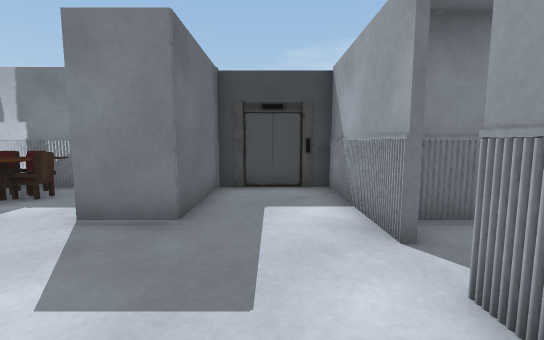
[1] (above)

24 first-person views from a walk through a scene from a Unity 3-D project. The camera is 1.3 m above the floor, tilts 6° down and sees 90° across. The floor is counted in squares, 1 m on a side. Each view is taken from the middle of a square. On the plan, view 1 faces up. The plan holds only what a view shows up to about 13 squares ahead; the rest is blank. The place goes on beyond the plan. The player character is not drawn. Some animated figures are left out. Door leaves are left out, so doorways stand open. Some surface patterns are stand-ins.

[2]
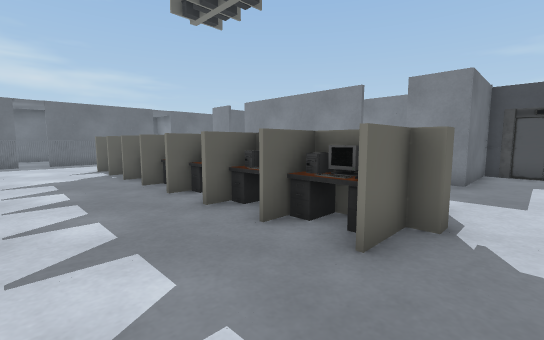

[3]
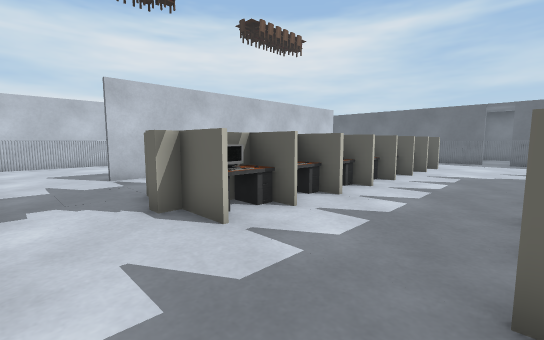

[4]
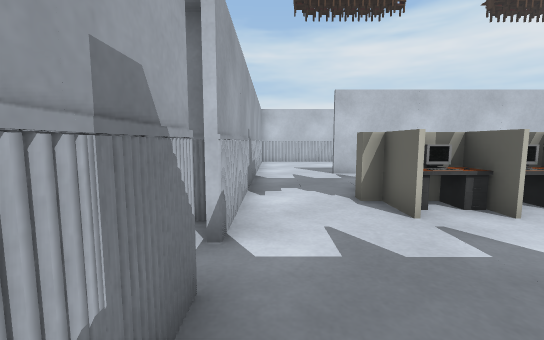

[5]
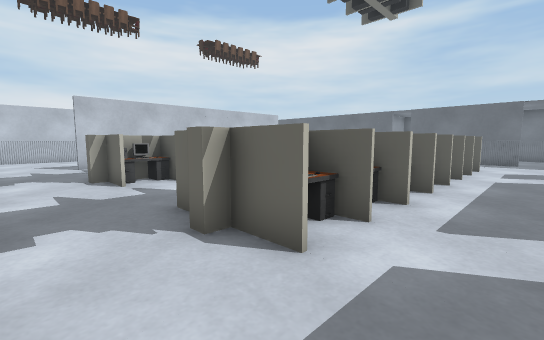

[6]
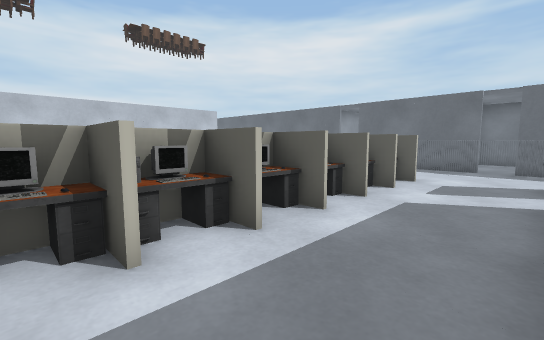

[7]
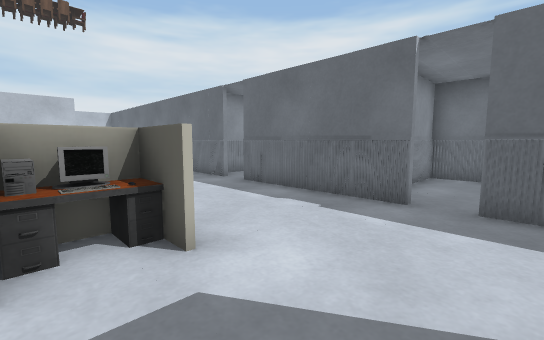

[8]
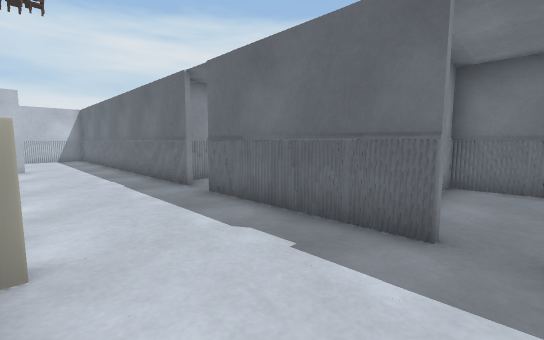

[9]
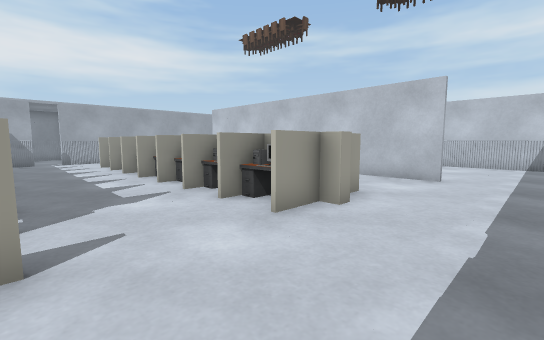

[10]
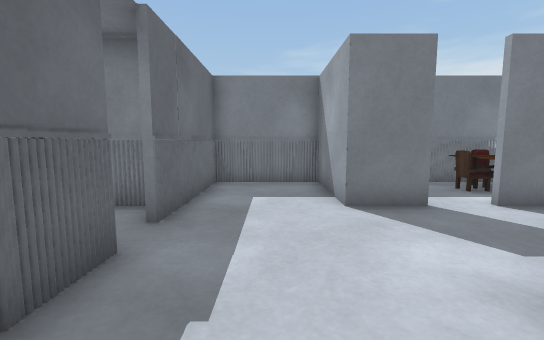

[11]
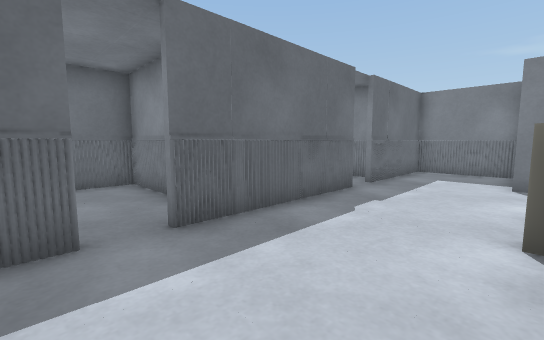

[12]
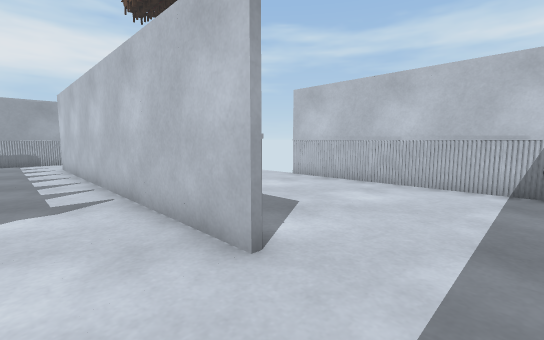

[13]
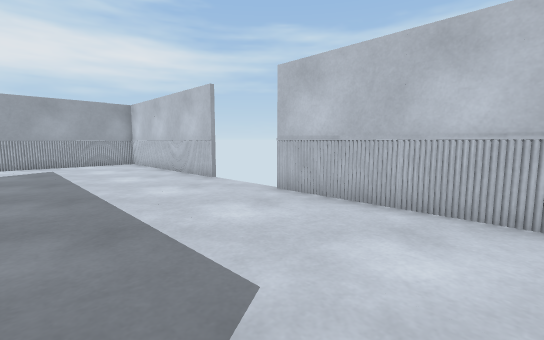

[14]
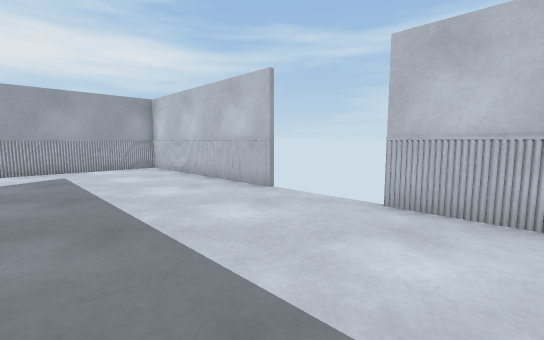

[15]
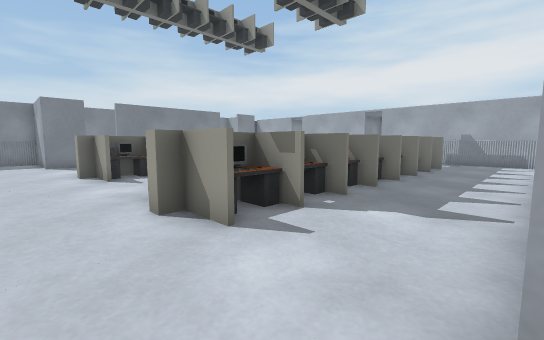

[16]
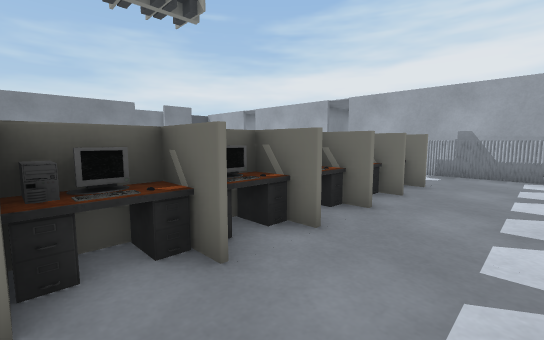

[17]
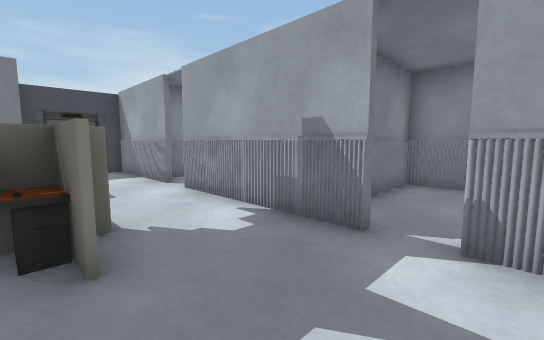

[18]
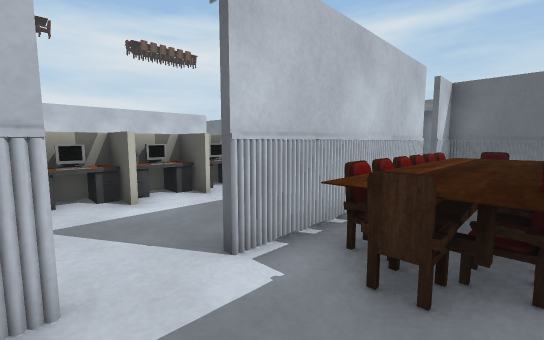

[19]
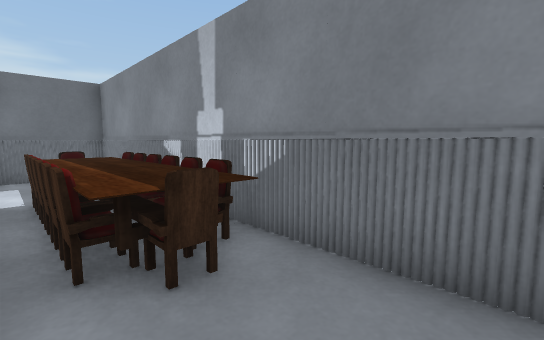

[20]
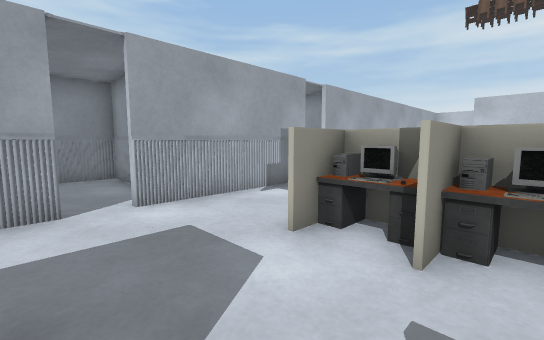

[21]
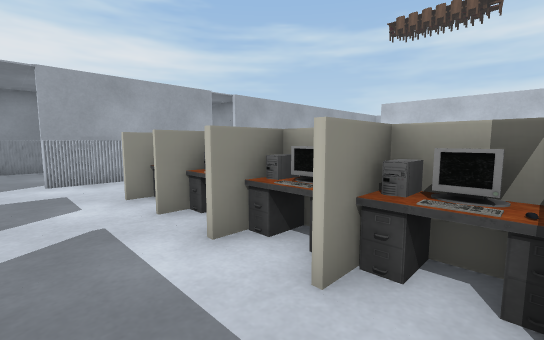

[22]
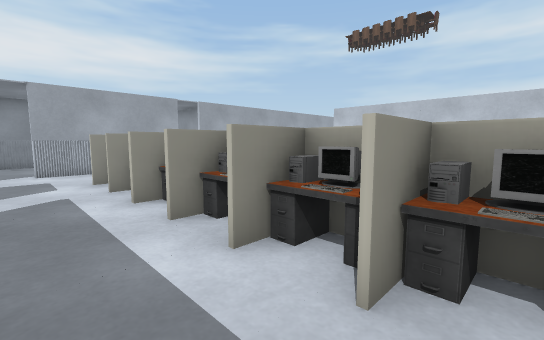

[23]
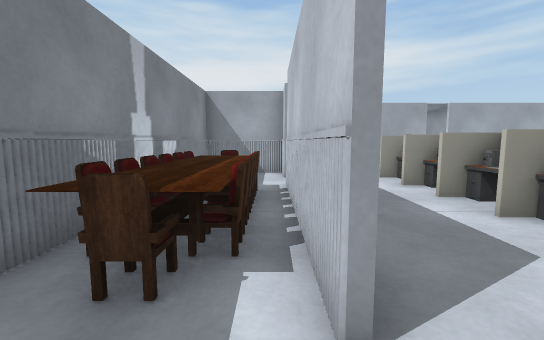

[24]
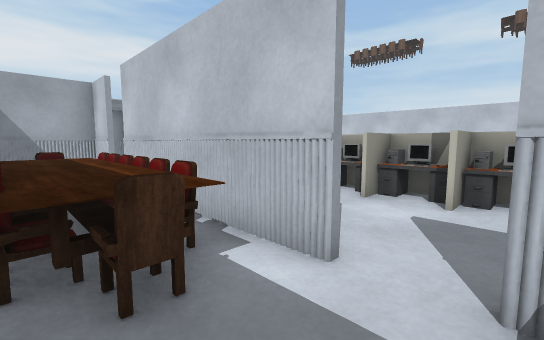

### Floor plan
Points are (right, up) in squares from view 1. A wall is a line through its corners. A room is listed if a view was taken in it or the views show most of it. See-through windows are left out.
Room 1 (views 1, 2, 3, 4, 5, 6, 7, 8, 9, 10, 11, 12, 13, 14, 15, 16, 17, 20, 22)
walls: (-5, -6.1) (-5, -5.5); (-4.8, -5.4) (-4.8, -6.5); (-11.9, -6.5) (-11.9, -5.4); (-11.8, -5.4) (-11.8, -6); (-6.6, -1.5) (-6.6, -2.1); (-13.6, -8.7) (-13.6, -7.3) (-14.1, -7.3) (-14.1, -6.9) (-13.6, -6.9) (-13.6, -6.4); (-10, -1.5) (-10, -2.1); (-4.8, -1.5) (-4.8, -2.1); (-1.4, -6.4) (-1.4, -6.9) (-1, -6.9) (-1, -7.4); (-11.8, -1.5) (-11.8, -2.1); (-3.1, -1.5) (-3.1, -2.1); (-13.6, -2.1) (-13.6, -0.7) (-14.1, -0.7) (-14.1, -0.2); (-8.4, 0.5) (-8.4, 1.1); (-10.1, 0.5) (-10.1, 1.1); (-5, 0.5) (-5, 1.1); (-1.5, -2.1) (-1.5, -0.6); (-6.6, 1.1) (-6.6, 0.5); (-10, 1.1) (-10, 0.5); (-14.8, -12) (-1.5, -12); (-4.8, 1.1) (-4.8, 0.5); (-3.2, 0.5) (-3.2, 1.1); (-11.8, 1.1) (-11.8, 0.5); (-1.4, -0.7) (-1.4, -2.1); (-1.5, -0.4) (-1.5, 1.1); (-3.1, 1.1) (-3.1, 0.5); (-1, -0.3) (-1, -0.7); (-13.5, 1.1) (-13.5, -0.4); (-17.9, -4.4) (-17.9, -11.6); (1.7, -3.2) (1.7, 2.2); (-1.4, 1.1) (-1.4, -0.3); (-6.5, -18.4) (1.1, -18.4); (-10.5, 4.4) (-11.5, 4.4); (-12.1, -18.2) (-11.9, -18.5) (-11.7, -18.2); (-12.8, 4.4) (-14.5, 4.4) (-14.5, 7.7) (-17.8, 7.7) (-17.8, 3.2); (-17.8, 2.1) (-17.9, -3.3); (1.7, 3.2) (1.7, 7.5); (-17, -18.4) (-9.8, -18.4); (1.7, -17.9) (1.7, -4.4); (1.8, 5.7) (1.4, 6); (-1.4, 7.8) (-1.4, 4.4) (-3.2, 4.4); (-16.1, 7.9) (-16.4, 7.5)
ways out: opening at (-12, 4) to room 2; opening at (-8, 2.5) to room 2; opening at (-4, 4) to room 2; open door at (-18, -4); open door at (-18, 2.5); open door at (2, -4); open door at (2, 2.5); gap at (-10, -19)
objects: other object (-13, -8); other object (-13, -7); other object (-13, -6); other object (-13, -1); monitor (-13, 0); desk (-12, -8); desk (-12, -7); desk (-12, -1); other object (-12, 0); keyboard (-11, 0); monitor (-11, 1); other object (-10, -8); desk (-10, -7); desk (-10, 0); keyboard (-9, -8); monitor (-9, 0); other object (-9, 1); monitor (-8, -8); keyboard (-8, 0); desk (-7, -8); other object (-7, -6); other object (-7, -1); other object (-7, 0); desk (-6, -7); other object (-6, 0); monitor (-6, 1); desk (-5, -8); desk (-5, -7); desk (-5, -1); other object (-5, 0); monitor (-4, -7) to (-4, -6); monitor (-4, 0); desk (-3, -7); other object (-3, -1); desk (-3, 0); monitor (-2, -7); other object (-2, -6); monitor (-2, -1); monitor (-2, 0); other object (-2, 1)
Room 2 (views 18, 19, 21, 23, 24)
walls: (-6.8, 4.6) (-4.8, 4.6); (-11.5, 4.6) (-9.2, 4.6); (-3.2, 4.6) (-1.7, 4.6) (-1.7, 7.8); (-3.2, 4.4) (-2.9, 4.8); (-14.5, 5.6) (-14.1, 5.3); (-14.6, 6.5) (-14.2, 6.2); (-1.4, 7.7) (-14.3, 7.7) (-14.3, 4.6) (-12.8, 4.6)
ways out: opening at (-12, 4) to room 1; opening at (-8, 2.5) to room 1; opening at (-4, 4) to room 1
objects: chair (-11, 6); table (-11, 6) to (-5, 7); chair (-10, 5); chair (-10, 7); chair (-9, 5); chair (-9, 7); chair (-8, 5); chair (-8, 7); chair (-7, 5); chair (-7, 7); chair (-6, 5); chair (-6, 7); chair (-5, 6)

Positions as (right, up) in squares from view 1, and headings:
1: (0, 0), facing up
2: (0, -5), facing up-left
3: (1, -2), facing down-left
4: (1, -1), facing down
5: (1, 3), facing down-left
6: (-4, 4), facing down-left
7: (-12, 4), facing down-left
8: (-14, 3), facing down-left
9: (-17, -2), facing down-right
10: (-16, -1), facing up
11: (-14, -5), facing up-left
12: (-17, -10), facing down-right
13: (-15, -13), facing down-right
14: (-12, -13), facing down-right
15: (-16, -12), facing up-right
16: (-10, -11), facing up-right
17: (-2, -5), facing up-right
18: (-3, 7), facing down-left
19: (-3, 5), facing up-left
20: (-4, 4), facing down-right
21: (-8, 3), facing down-right
22: (-11, 3), facing down-right
23: (-13, 5), facing right
24: (-13, 7), facing down-right
